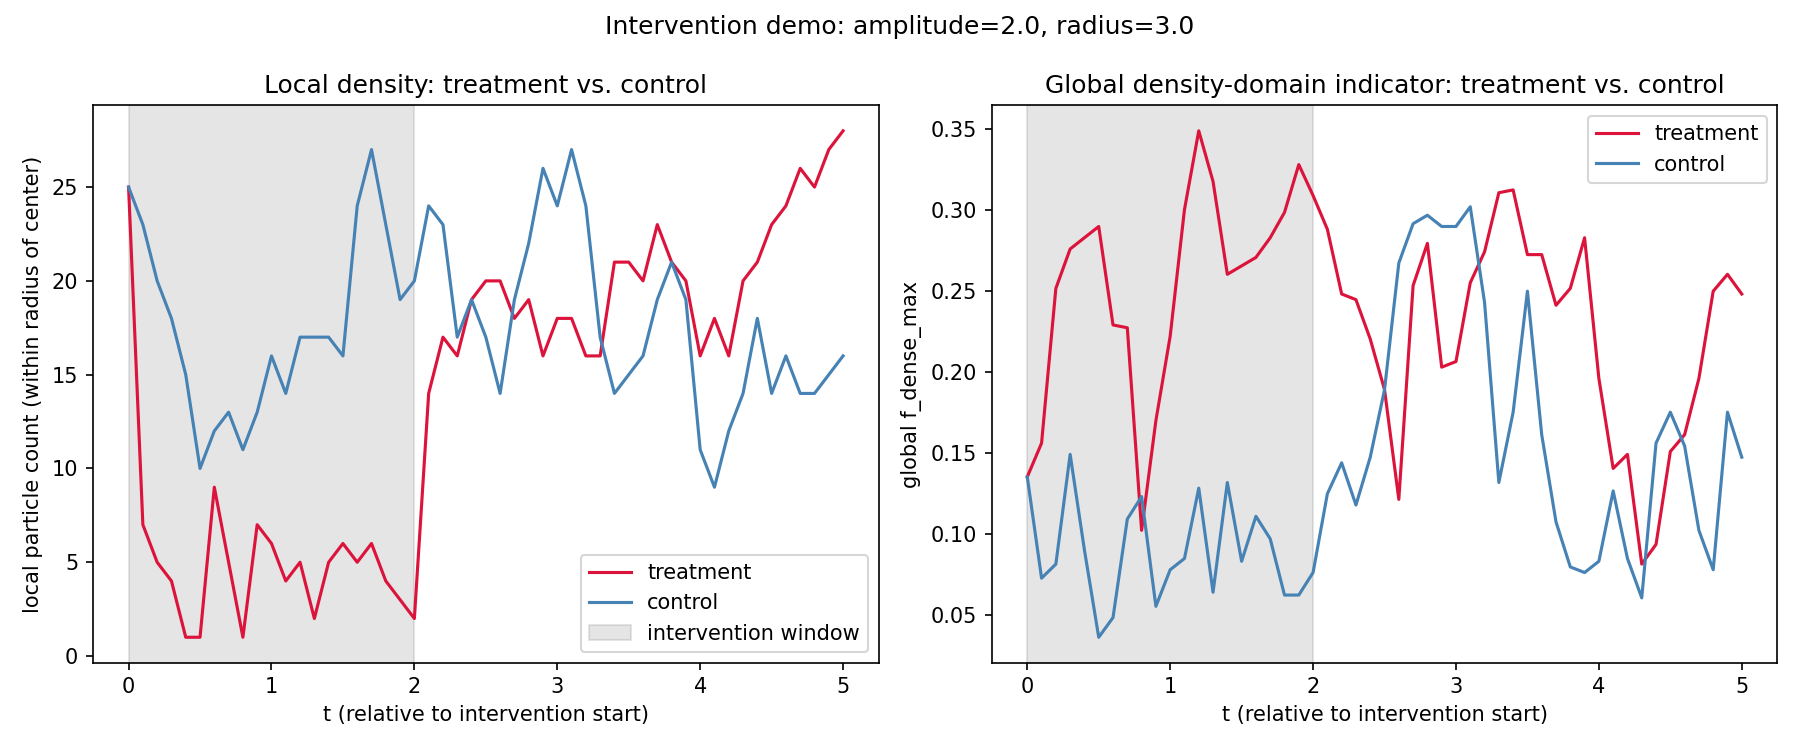

The Python source for this figure:
"""
First real demonstration of the intervention protocol: a local activity
pulse applied to the primary regime (N=200, phi=0.5, Pe=130), tracking
local density evolution in treatment vs. control.

This is a mechanism demonstration, not yet the full protocol the design
called for (matched regions with similar density but different
predicted "tension"/capacity -- that needs a library of candidate
regions selected from a reconstructed field, which is the natural next
step). This first pass answers a narrower question: does a real,
sizeable activity perturbation produce a measurable, reproducible
divergence in local density between treatment and control at all,
before attempting to correlate that divergence with pre-intervention
capacity readings.
"""
from __future__ import annotations

import sys
import time
from pathlib import Path

import numpy as np
import matplotlib
matplotlib.use("Agg")
import matplotlib.pyplot as plt

sys.path.insert(0, str(Path(__file__).resolve().parents[1] / "src"))

from rsvp_mips import (  # noqa: E402
    ABPParameters, init_state_random, run_burn_in,
    reconstruct_density, reconstruct_phi_parallel,
)
from rsvp_mips.fields import Grid  # noqa: E402
from rsvp_mips.intervention import LocalActivityPulse, run_counterfactual_pair  # noqa: E402
from rsvp_mips.density_domains import composite_mips_indicators  # noqa: E402

RESULTS_DIR = Path(__file__).resolve().parents[1] / "results"
RESULTS_DIR.mkdir(exist_ok=True)


def recorder_factory(grid, h, center, local_radius):
    """Returns a recorder tracking global f_dense_max plus local density
    within `local_radius` of `center` (the intervention region)."""
    def recorder(state, params):
        rho_h = reconstruct_density(state, params, grid, h)
        indicators = composite_mips_indicators(rho_h, params.L)
        d = state.x - np.asarray(center)
        d -= params.L * np.round(d / params.L)
        dist = np.sqrt(np.sum(d ** 2, axis=1))
        local_count = int(np.sum(dist < local_radius))
        return {
            "f_dense_max": indicators["f_dense_max"],
            "local_particle_count": local_count,
        }
    return recorder


def main():
    N, phi, Pe = 200, 0.5, 130.0
    sigma = 1.0
    L = np.sqrt(N * np.pi * (sigma / 2.0) ** 2 / phi)
    Dr = 0.3
    v0 = Pe * Dr * sigma
    dt = 0.0001
    params = ABPParameters(N=N, L=L, sigma=sigma, epsilon=1.0, mobility=1.0,
                            v0=v0, Dt=0.1, Dr=Dr, dt=dt)

    print(f"Preparing base state: N={N}, phi={phi}, Pe={Pe}, L={L:.2f}")
    rng = np.random.default_rng(0)
    base_state = init_state_random(params, rng, min_distance_factor=1.02)
    t0 = time.time()
    run_burn_in(base_state, params, rng, duration=6.0)
    print(f"Burn-in complete [{time.time()-t0:.0f}s]")

    center = (L / 2.0, L / 2.0)
    local_radius = 3.0
    intervention = LocalActivityPulse(
        center=center, radius=local_radius, amplitude=2.0,
        start_time=0.0, duration=2.0,
    )

    grid = Grid(L=L, n=24)
    recorder = recorder_factory(grid, 1.2, center, local_radius)

    print(f"Running counterfactual pair: amplitude={intervention.amplitude}, "
          f"radius={intervention.radius}, duration=2.0+3.0 (intervention+observation)")
    t0 = time.time()
    result = run_counterfactual_pair(
        base_state, params, seed=42, intervention=intervention,
        duration=5.0, record_every_time=0.1, recorder=recorder,
    )
    print(f"Counterfactual pair complete [{time.time()-t0:.0f}s], "
          f"unstable={result.unstable}")
    if result.unstable:
        print(f"Failure reason: {result.failure_reason}")
        return

    times = result.times
    treat_local = np.array(result.treatment_history["local_particle_count"])
    ctrl_local = np.array(result.control_history["local_particle_count"])
    treat_fdense = np.array(result.treatment_history["f_dense_max"])
    ctrl_fdense = np.array(result.control_history["f_dense_max"])

    print(f"\nLocal particle count at intervention end (t=2.0): "
          f"treatment={treat_local[times<=2.0][-1]}, control={ctrl_local[times<=2.0][-1]}")
    print(f"Local particle count at end of observation (t=5.0): "
          f"treatment={treat_local[-1]}, control={ctrl_local[-1]}")
    print(f"Global f_dense_max at end: treatment={treat_fdense[-1]:.3f}, "
          f"control={ctrl_fdense[-1]:.3f}")

    fig, axes = plt.subplots(1, 2, figsize=(12, 5))
    ax = axes[0]
    ax.plot(times, treat_local, label="treatment", color="crimson")
    ax.plot(times, ctrl_local, label="control", color="steelblue")
    ax.axvspan(intervention.start_time, intervention.end_time, color="gray", alpha=0.2,
               label="intervention window")
    ax.set_xlabel("t (relative to intervention start)")
    ax.set_ylabel("local particle count (within radius of center)")
    ax.set_title("Local density: treatment vs. control")
    ax.legend()

    ax = axes[1]
    ax.plot(times, treat_fdense, label="treatment", color="crimson")
    ax.plot(times, ctrl_fdense, label="control", color="steelblue")
    ax.axvspan(intervention.start_time, intervention.end_time, color="gray", alpha=0.2)
    ax.set_xlabel("t (relative to intervention start)")
    ax.set_ylabel("global f_dense_max")
    ax.set_title("Global density-domain indicator: treatment vs. control")
    ax.legend()

    fig.suptitle(f"Intervention demo: amplitude={intervention.amplitude}, "
                  f"radius={intervention.radius}")
    fig.tight_layout()
    fig.savefig(RESULTS_DIR / "intervention_demo.png", dpi=150)
    plt.close(fig)
    print(f"\nFigure written to {RESULTS_DIR / 'intervention_demo.png'}")


if __name__ == "__main__":
    main()
